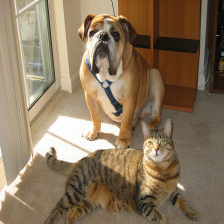
#> input picture python/Jupyter/keras/Activation_Map/test/test.jpg, 224 x 224 px, given in place of test.jpgSun.jpg, which was not available
$ python -i Image_Processing.py   (imports and definitions only)
#> lines starting #> are read from the running program, lines starting #| are printed output that depends on the picture; pictures that were not available may be replaced by others from this repository, and a replacement may not be noted
import numpy as np
import cv2


class image_processing():

    def __init__(self, path):
        self.setPath(path)


    def setPath(self, path):
        self.path = path
        self.sun_image = cv2.imread(self.path + "Sun.jpg")
#> self.sun_image is the input picture: shape (224, 224, 3); mean B, G, R 92.6, 116.8, 136.1
        self.dog_strong_image = cv2.imread(self.path + "Dog_Strong.jpg")
        self.dog_weak_image = cv2.imread(self.path + "Dog_Weak.jpg")


    def load_image(self):
        shape = np.shape(self.sun_image)
        print("Height :  {}".format(shape[0]))
        print("Width :  {}".format(shape[1]))
        cv2.imshow("Sun.jpg", self.sun_image)
        cv2.waitKey(0)
        cv2.destroyAllWindows()


    def color_separation(self):
        B_channel, G_channel, R_channel = cv2.split(self.sun_image)
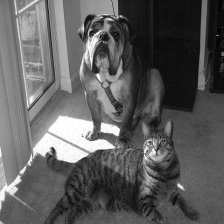
#> B_channel: shape (224, 224); min 0, max 255, mean 92.6
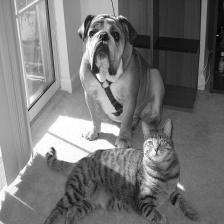
#> G_channel: shape (224, 224); min 2, max 255, mean 116.8
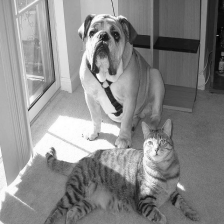
#> R_channel: shape (224, 224); min 2, max 255, mean 136.1
        zeros = np.zeros(np.shape(B_channel), dtype = "uint8")

        cv2.imshow("B_channel", cv2.merge([B_channel, zeros, zeros]))
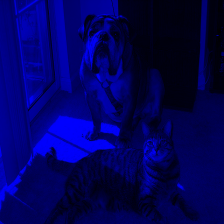
#> window 'B_channel': shape (224, 224, 3); mean B, G, R 92.6, 0, 0
        cv2.imshow("G_channel", cv2.merge([zeros, G_channel, zeros]))
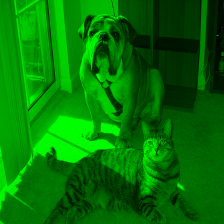
#> window 'G_channel': shape (224, 224, 3); mean B, G, R 0, 116.8, 0
        cv2.imshow("R_channel", cv2.merge([zeros, zeros, R_channel]))
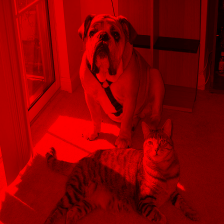
#> window 'R_channel': shape (224, 224, 3); mean B, G, R 0, 0, 136.1

        cv2.waitKey(0)
        cv2.destroyAllWindows()


    def color_transformation(self):
        gray_weight = cv2.cvtColor(self.sun_image, cv2.COLOR_BGR2GRAY)
        gray_average = np.array((self.sun_image[:, :, 0] * (1 / 3)  + self.sun_image[:, :, 1] * (1 / 3) + self.sun_image[:, :, 2] * (1 / 3)), dtype = "uint8")

        cv2.imshow("OpenCV function", gray_weight)
        cv2.imshow("Average weighted", gray_average)

        cv2.waitKey(0)
        cv2.destroyAllWindows()


    def combine_image(self, blend):
        dog_strong_weight = (255 - blend) / 255
        dog_weak_weight= blend / 255

        image = cv2.addWeighted(self.dog_strong_image, dog_strong_weight, self.dog_weak_image, dog_weak_weight, 0)
        cv2.imshow("blending", image)


    def blending(self):
        cv2.imshow("blending", self.dog_strong_image)
        cv2.createTrackbar("Blend", "blending", 0, 255, self.combine_image)
        cv2.waitKey(0)
        cv2.destroyAllWindows()

>>> result = image_processing('../../../../Jupyter/keras/Activation_Map/test/test.jpg').color_separation()
